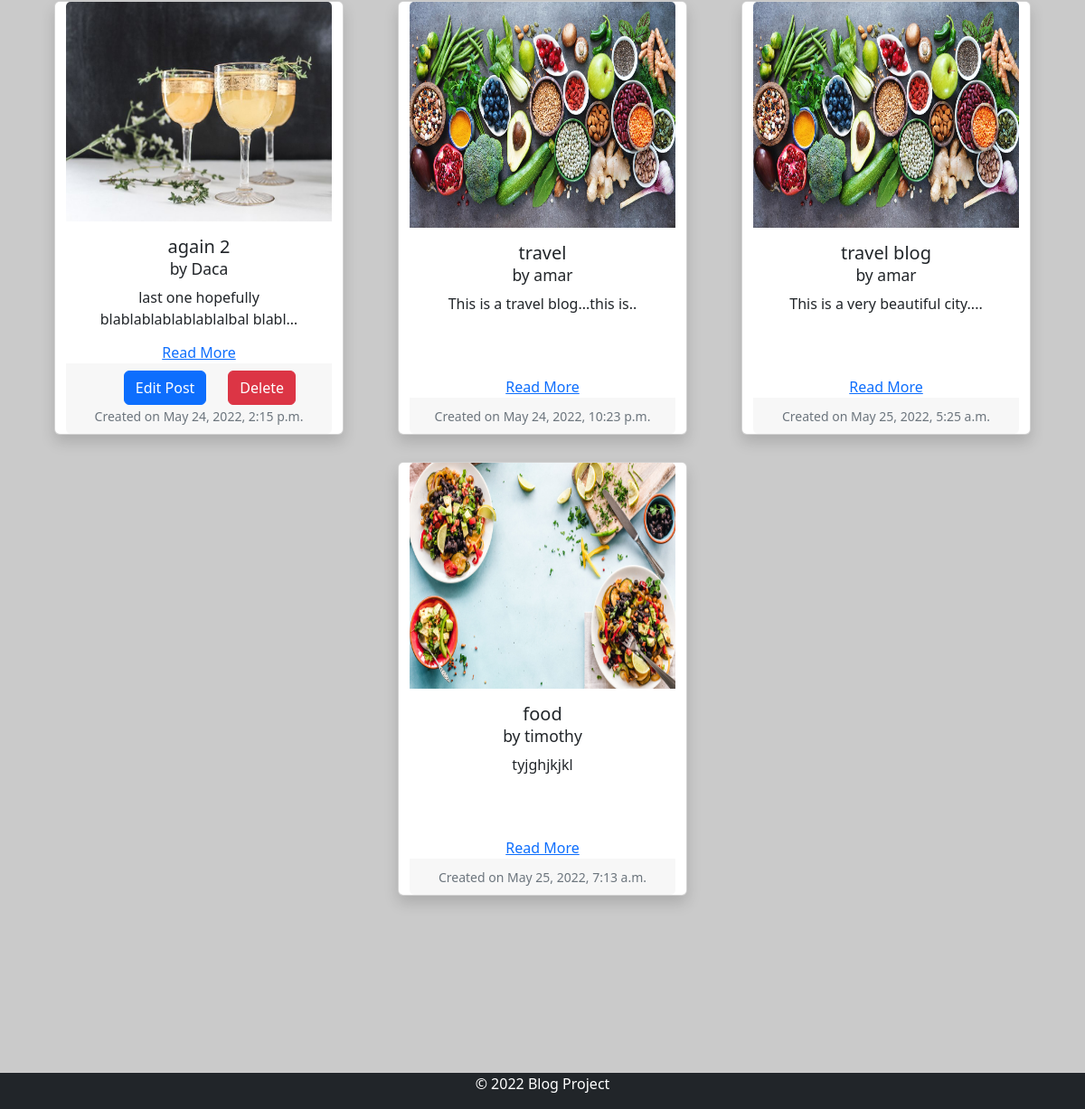
The app's page /user_profile/ (signed in, lower part), older data.
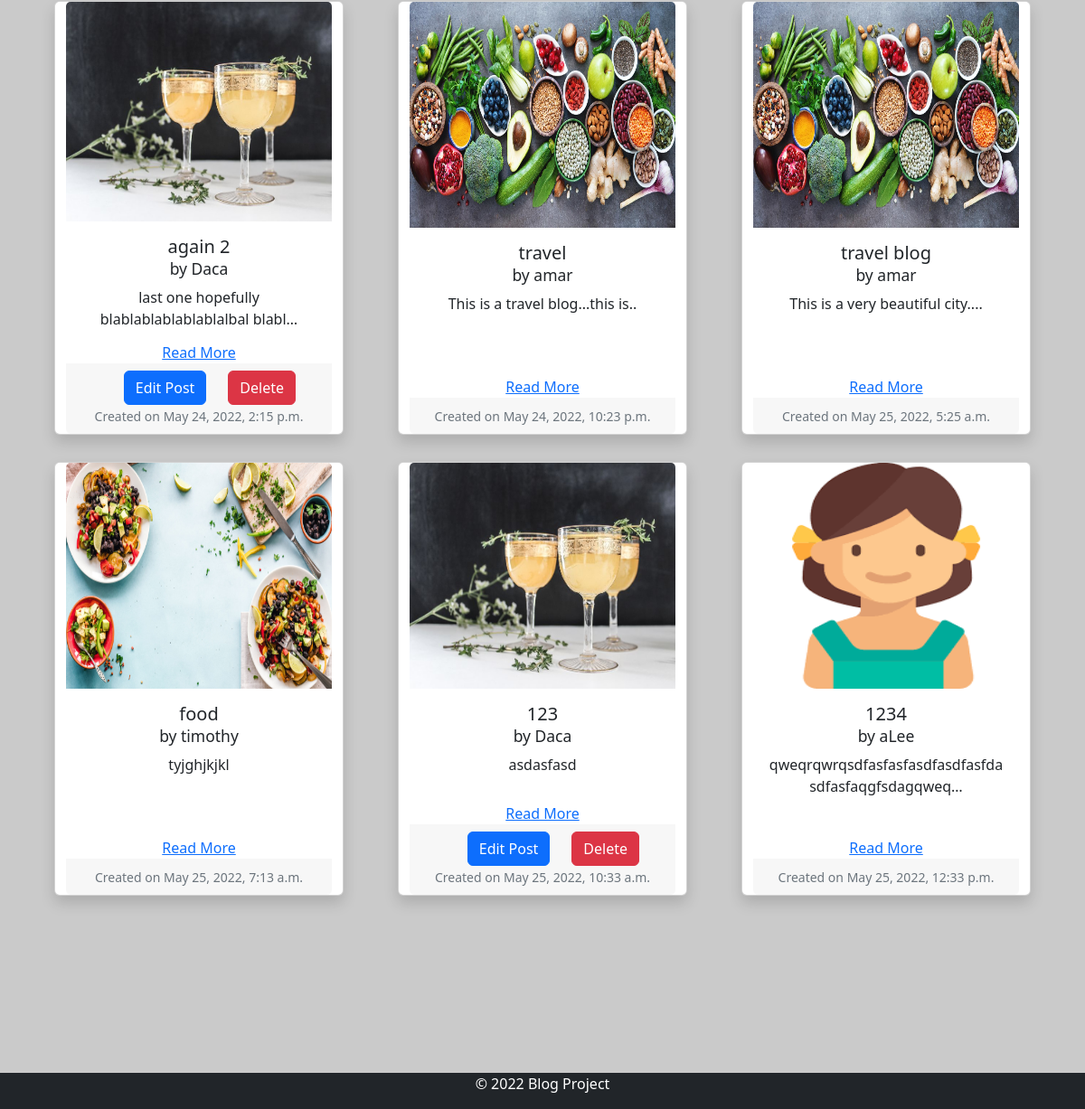
The same page, newer data.
### blog_app/models.py (models this page shows, shortened)
class Post(models.Model):
    title = models.CharField(max_length=200, unique=True)
    author = models.ForeignKey(User, editable=False, on_delete= models.CASCADE,related_name='blog_posts', null=True)
    content = models.TextField()
    status = models.IntegerField(choices=STATUS, default=0)
    created_on = models.DateTimeField(auto_now_add=True)

class UserProfileInfo(models.Model):
    user = models.OneToOneField(User, on_delete=models.CASCADE)
    first_name = models.CharField(("First name"), max_length=50)
    last_name = models.CharField(("Last name"), max_length=50)
    profile_pic = models.ImageField(upload_to = 'profile_pics', blank = True)

### blog_app/views.py (the view)
# urls.py: url(r'^user_profile/$', views.user_profile, name="user_profile"),
@login_required
def user_profile(request):
    queryset = Post.objects.filter(status=1)
    post_dict = {'post_list': queryset}
    return render(request, 'blog_app/user_profile.html', context=post_dict)

### templates/blog_app/user_profile.html (shortened to what this page needs)
{% extends "blog_app/base.html" %}
{% block content %}
<div class="container mt-5 mb-3">
  <div class="row">
    {% for post in post_list %}
    <div class="card shadow " style="width: 20rem; height: 30rem;" >
          <img src="{{ post.author.userprofileinfo.profile_pic.url }}" class="card-img-top" alt="..." height="250px">
          <div class="card-body" style="overflow:hidden;">
            <h5 class="card-title">{{post.title}} <br><small>by {{post.author}}</small></h5>
            <p class="card-text">{{ post.content | truncatechars:50}}</p>
          </div>
          <a href="{% url 'blog_app:article' post.id %}">Read More</a>
          <div class="card-footer" style="border-top:none">
            {% if post.author.id == request.user.id %}
          <div class="d-flex flex-row justify-content-end mt-auto">
            <a href="{% url 'blog_app:editpost' post.id %}" class="btn btn-primary d-flex justify-content-end">Edit Post <a href="{% url 'blog_app:deletepost' post.id %}" class="btn btn-danger mx-4">Delete</a></a>
            </div>
          {% endif %}
            <p class="card-text"><small class="text-muted">Created on {{ post.created_on }}</small></p>
          </div>
    </div>
    {% endfor %}
  </div>
</div>
{% endblock %}

Row changes from the older to the newer data that the page shows:
added Post: author.userprofileinfo.profile_pic (picture), title "123", author "Daca", content "asdasfasd", shows "Edit Post", created_on "May 25, 2022, 10:33 a.m."
added Post: author.userprofileinfo.profile_pic (picture), title "1234", author "aLee", content "qweqrqwrqsdfasfasfasdfasdfasfdasdfasfaqgfsdagqweq…", created_on "May 25, 2022, 12:33 p.m."
